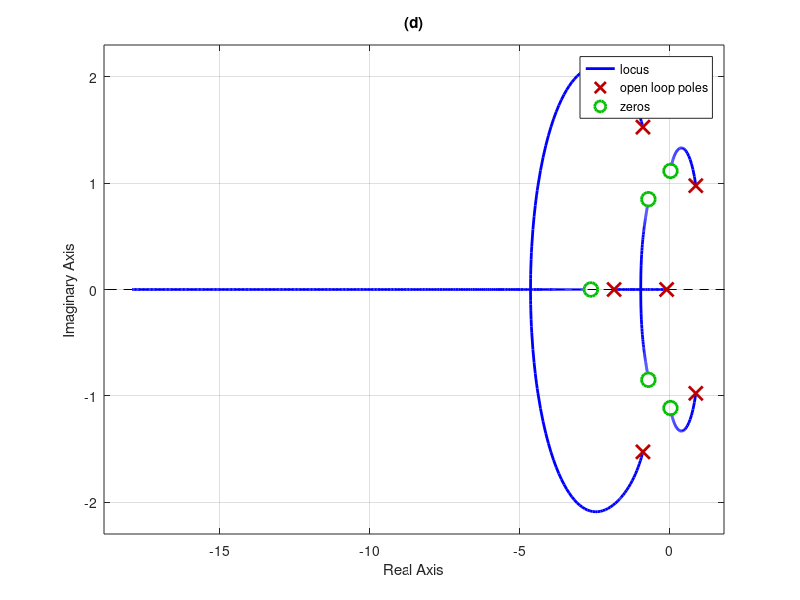

Write the MATLAB code that produced this figure.
% Chapter 7: The Root Locus Method

% MP7.1

%



% 

% Part (a)

%

num=[1]; den=[1 4 6 1]; sys=tf(num,den);

rlocus(sys)

title('(a)')

pause

% 

% Part (b)

%

num=[1 2]; den=[1 2 1]; sys=tf(num,den);

rlocus(sys)

title('(b)')

pause

% 

% Part (c)

%

num=[1 1 1]; den=[1 4 6 0]; sys=tf(num,den);

rlocus(sys) 

title('(c)')

pause

% 

% Part (d)

%

num=[1 4 6 8 6 4]; den=[1 2 2 1 1 10 1]; sys=tf(num,den);

rlocus(sys) 

title('(d)')

 
